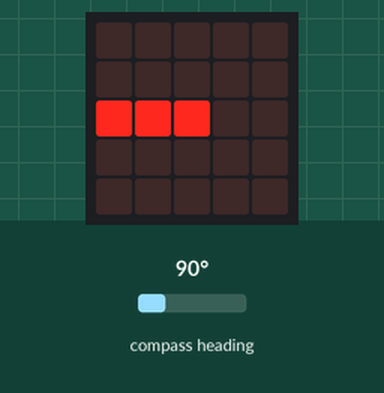
This program was run on a simulated BBC micro:bit (MakeCode). On the bench: the board's 5×5 LED display. The inputs (shaded band) are chosen by the test bench; at power-on: compass heading 90°. The compass is already calibrated.

Above: at 1.2 s.
1.3 s: compass heading set to 7°
At 2.6 s:
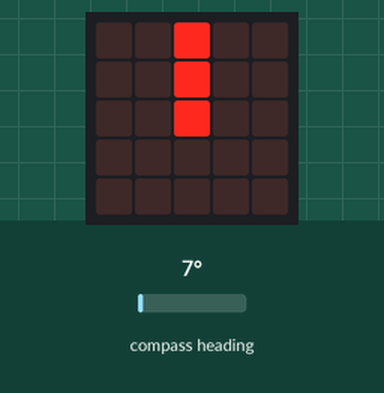
3.1 s: compass heading set to 180°
At 4.3 s:
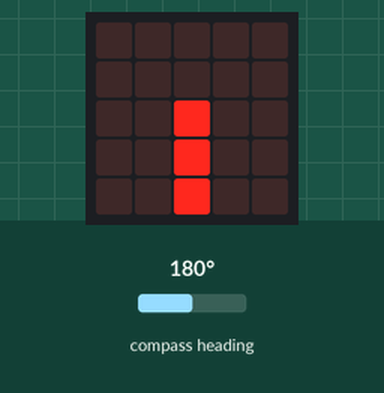
4.8 s: compass heading set to 269°
At 6.1 s:
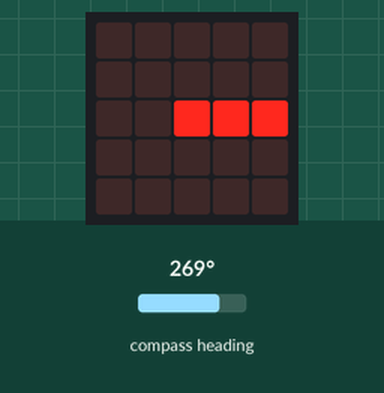
6.5 s: compass heading set to 90°
At 7.9 s:
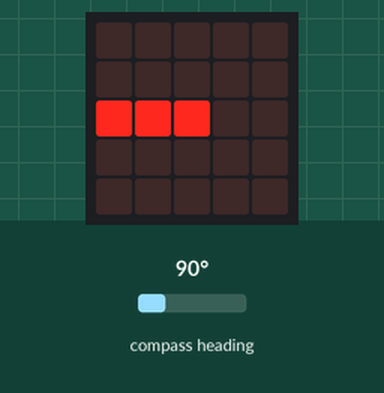
8.2 s: compass heading set to 352°
At 9.7 s:
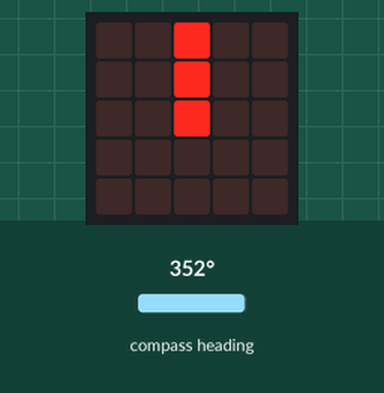
Timing chart, 0 to 10.9 s (numbered marks = the images above; inputs shaded):
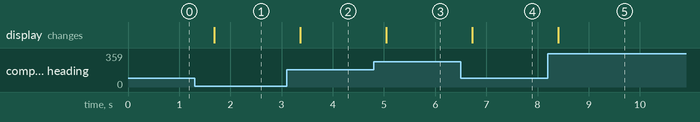

Measured:
- after the input at 1.3 s, the display: changes after 0.38 s (image 1)
- after the input at 3.1 s, the display: changes after 0.26 s (image 2)
- after the input at 4.8 s, the display: changes after 0.24 s (image 3)
- after the input at 6.5 s, the display: changes after 0.22 s (image 4)
- after the input at 8.2 s, the display: changes after 0.20 s (image 5)

The program:

main.ts
```typescript
let d = 0
basic.forever(function () {
    d = input.compassHeading()
    if (Math.abs(d - 45) <= 22) {
        basic.showLeds(`
            # . . . .
            . # . . .
            . . # . .
            . . . . .
            . . . . .
            `)
    } else if (Math.abs(d - 90) <= 22) {
        basic.showLeds(`
            . . . . .
            . . . . .
            # # # . .
            . . . . .
            . . . . .
            `)
    } else if (Math.abs(d - 135) <= 22) {
        basic.showLeds(`
            . . . . .
            . . . . .
            . . # . .
            . # . . .
            # . . . .
            `)
    } else if (Math.abs(d - 180) <= 22) {
        basic.showLeds(`
            . . . . .
            . . . . .
            . . # . .
            . . # . .
            . . # . .
            `)
    } else if (Math.abs(d - 225) <= 22) {
        basic.showLeds(`
            . . . . .
            . . . . .
            . . . . .
            . . . # .
            . . . . #
            `)
    } else if (Math.abs(d - 270) <= 22) {
        basic.showLeds(`
            . . . . .
            . . . . .
            . . # # #
            . . . . .
            . . . . .
            `)
    } else if (Math.abs(d - 315) <= 22) {
        basic.showLeds(`
            . . . . #
            . . . # .
            . . # . .
            . . . . .
            . . . . .
            `)
    } else {
        basic.showLeds(`
            . . # . .
            . . # . .
            . . # . .
            . . . . .
            . . . . .
            `)
    }
})
```

test.ts
```typescript
// aquí va el archivo "tests"; esto no se compilará cuando este paquete se utilice como una extensión.
```
